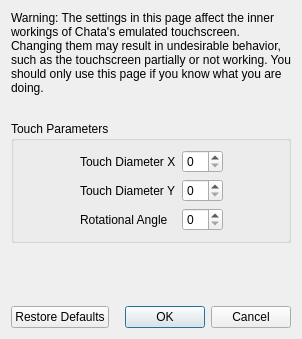
<?xml version="1.0" encoding="UTF-8"?>
<ui version="4.0">
 <class>ConfigureTouchscreenAdvanced</class>
 <widget class="QDialog" name="ConfigureTouchscreenAdvanced">
  <property name="geometry">
   <rect>
    <x>0</x>
    <y>0</y>
    <width>298</width>
    <height>339</height>
   </rect>
  </property>
  <property name="windowTitle">
   <string>Configure Touchscreen</string>
  </property>
  <layout class="QVBoxLayout" name="verticalLayout">
   <item>
    <widget class="QLabel" name="label_2">
     <property name="minimumSize">
      <size>
       <width>280</width>
       <height>0</height>
      </size>
     </property>
     <property name="text">
      <string>Warning: The settings in this page affect the inner workings of Chata's emulated touchscreen. Changing them may result in undesirable behavior, such as the touchscreen partially or not working. You should only use this page if you know what you are doing.</string>
     </property>
     <property name="wordWrap">
      <bool>true</bool>
     </property>
    </widget>
   </item>
   <item>
    <spacer name="verticalSpacer_2">
     <property name="orientation">
      <enum>Qt::Vertical</enum>
     </property>
     <property name="sizeType">
      <enum>QSizePolicy::Fixed</enum>
     </property>
     <property name="sizeHint" stdset="0">
      <size>
       <width>20</width>
       <height>20</height>
      </size>
     </property>
    </spacer>
   </item>
   <item>
    <widget class="QGroupBox" name="gridGroupBox">
     <property name="title">
      <string>Touch Parameters</string>
     </property>
     <layout class="QGridLayout" name="gridLayout">
      <item row="0" column="0">
       <spacer name="horizontalSpacer">
        <property name="orientation">
         <enum>Qt::Horizontal</enum>
        </property>
        <property name="sizeHint" stdset="0">
         <size>
          <width>40</width>
          <height>20</height>
         </size>
        </property>
       </spacer>
      </item>
      <item row="1" column="1">
       <widget class="QLabel" name="label_4">
        <property name="text">
         <string>Touch Diameter Y</string>
        </property>
       </widget>
      </item>
      <item row="0" column="3">
       <spacer name="horizontalSpacer_2">
        <property name="orientation">
         <enum>Qt::Horizontal</enum>
        </property>
        <property name="sizeHint" stdset="0">
         <size>
          <width>40</width>
          <height>20</height>
         </size>
        </property>
       </spacer>
      </item>
      <item row="0" column="1">
       <widget class="QLabel" name="label_3">
        <property name="text">
         <string>Touch Diameter X</string>
        </property>
       </widget>
      </item>
      <item row="2" column="1">
       <widget class="QLabel" name="label_5">
        <property name="text">
         <string>Rotational Angle</string>
        </property>
       </widget>
      </item>
      <item row="0" column="2">
       <widget class="QSpinBox" name="diameter_x_box"/>
      </item>
      <item row="1" column="2">
       <widget class="QSpinBox" name="diameter_y_box"/>
      </item>
      <item row="2" column="2">
       <widget class="QSpinBox" name="angle_box"/>
      </item>
     </layout>
    </widget>
   </item>
   <item>
    <spacer name="verticalSpacer">
     <property name="orientation">
      <enum>Qt::Vertical</enum>
     </property>
     <property name="sizeHint" stdset="0">
      <size>
       <width>20</width>
       <height>40</height>
      </size>
     </property>
    </spacer>
   </item>
   <item>
    <layout class="QHBoxLayout" name="horizontalLayout">
     <item>
      <widget class="QPushButton" name="restore_defaults_button">
       <property name="text">
        <string>Restore Defaults</string>
       </property>
      </widget>
     </item>
     <item>
      <widget class="QDialogButtonBox" name="buttonBox">
       <property name="standardButtons">
        <set>QDialogButtonBox::Cancel|QDialogButtonBox::Ok</set>
       </property>
      </widget>
     </item>
    </layout>
   </item>
  </layout>
 </widget>
 <resources/>
 <connections>
  <connection>
   <sender>buttonBox</sender>
   <signal>accepted()</signal>
   <receiver>ConfigureTouchscreenAdvanced</receiver>
   <slot>accept()</slot>
  </connection>
  <connection>
   <sender>buttonBox</sender>
   <signal>rejected()</signal>
   <receiver>ConfigureTouchscreenAdvanced</receiver>
   <slot>reject()</slot>
   </connection>
 </connections>
</ui>
